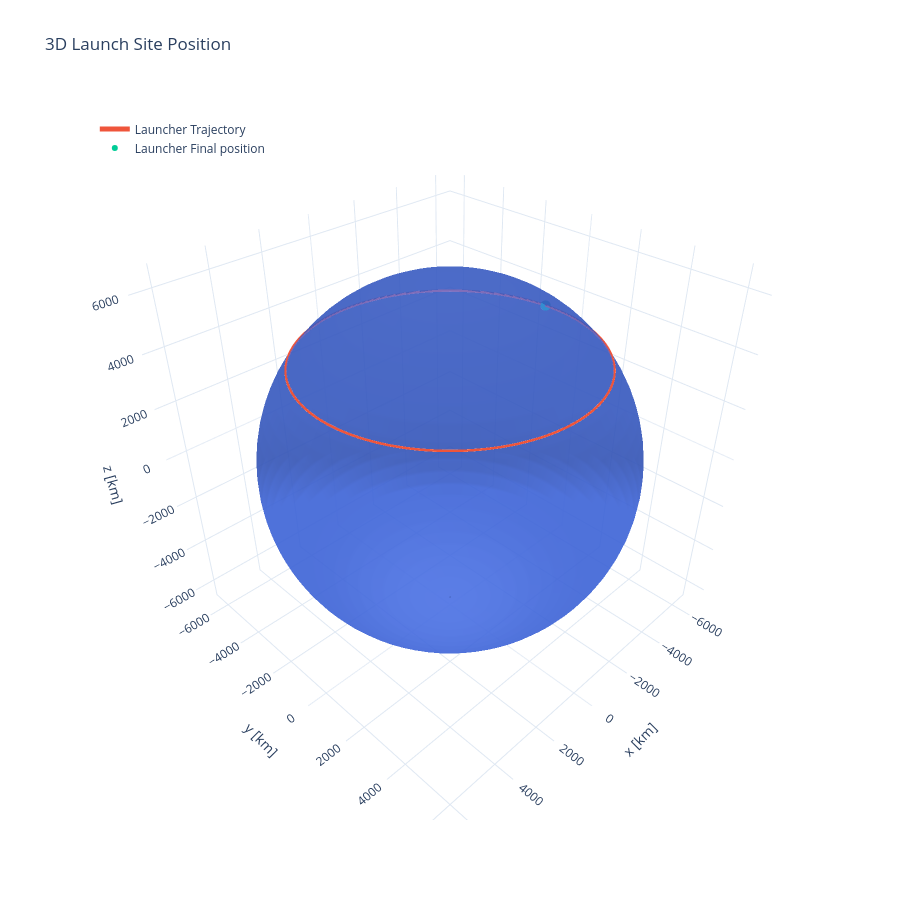

Notebook code cell kept with this figure:
### Code cell
plot_3d(launch_r_eci, "Launcher", title="3D Launch Site Position")

### Figure 1 — Plotly figure (JSON) as saved in the notebook; plotly's stock layout.template omitted (floating-point values rounded to 4 significant figures; data arrays with more than 128 entries replaced by an {"elided": "..."} marker saying what was removed)
{"data": [{"colorscale": [[0, "royalblue"], [1, "royalblue"]], "name": "Earth", "opacity": 0.7, "showscale": false, "type": "surface", "x": {"elided": "80x40 float values"}, "y": {"elided": "80x40 float values"}, "z": {"elided": "80x40 float values"}}, {"line": {"width": 5}, "mode": "lines", "name": "Launcher Trajectory", "type": "scatter3d", "x": {"elided": "257 float values"}, "y": {"elided": "257 float values"}, "z": {"elided": "257 float values"}}, {"marker": {"size": 6}, "mode": "markers", "name": "Launcher Final position", "type": "scatter3d", "x": [-5055.0], "y": [-362.7], "z": [3873.0]}], "layout": {"height": 900, "legend": {"x": 0.02, "y": 0.98}, "scene": {"aspectmode": "data", "xaxis": {"title": {"text": "x [km]"}}, "yaxis": {"title": {"text": "y [km]"}}, "zaxis": {"title": {"text": "z [km]"}}}, "title": {"text": "3D Launch Site Position"}}}
